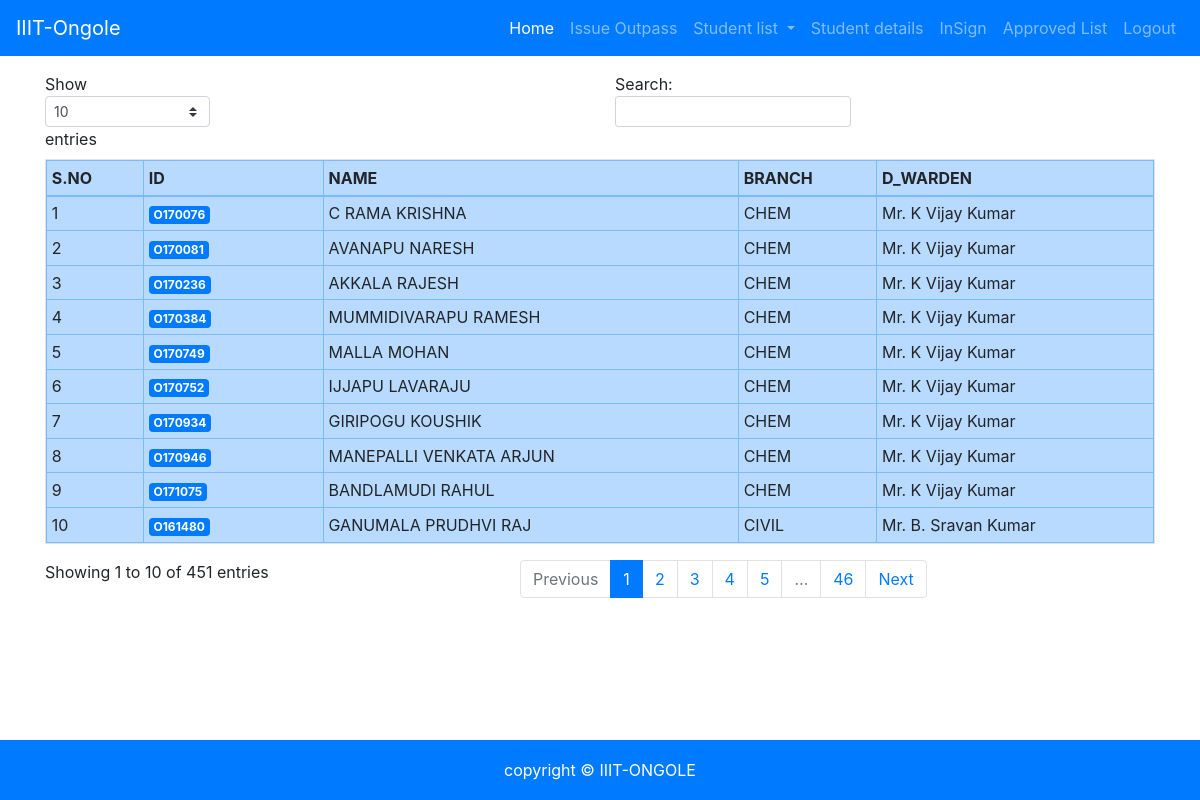
The app's page /total_studentlist.php (signed in) with its own data.
### tables this page shows
CREATE TABLE `st_1` (
  `SNO` int(50) DEFAULT NULL,
  `ID` varchar(50) DEFAULT NULL,
  `NAME` varchar(255) DEFAULT NULL,
  `BRANCH` varchar(100) DEFAULT NULL,
  `CLASS` varchar(255) NOT NULL,
  `BATCH` varchar(100) NOT NULL,
  `D_WARDEN` varchar(255) DEFAULT NULL,
  `WARDEN` varchar(255) DEFAULT NULL,
  `PARENTS_NO` bigint(255) NOT NULL,
  `ADDRESS` varchar(255) NOT NULL,
  `GENDER` varchar(100) NOT NULL
);

### total_studentlist.php (the view, shortened to what this page needs)
<?php
    include('includes/server.php');
    $Gender=$_SESSION['Gender'];
    $batch=$_SESSION['Batch'];
    $Role=$_SESSION['Role'];
    if($Role == 'WARDEN'){
              $query ="SELECT * FROM st_1 WHERE BATCH='$batch' AND GENDER='$Gender'";
              $result =mysqli_query($db,$query);
        }
?>
<?php include('includes/nav_bar.php'); ?>
<br>
<br>
<br>
<div class="container">
    <table id="totallist_table" class="table table-sm table-bordered table-primary table-hover  table-responsive  w-auto">
        <thead>
            <tr>
                <th width="07%">S.NO</th>
                <th width="13%">ID</th>
                <th width="30%">NAME</th>
                <th width="10%">BRANCH</th>
                <?php if($_SESSION['Role'] == 'WARDEN') { ?>
                <th width="20%">D_WARDEN</th>
                <?php } ?>
            </tr>
        </thead>
        <tbody>
            <?php
      $counter=0;
      while ($row=mysqli_fetch_assoc($result))
      {
    ?>
            <tr>
                <td width="07%"><?php echo ++$counter; ?></td>
                <td width="13%" ><span class="badge badge-primary"><?php echo $row['ID'];?></span></td>
                <td width="30%" ><?php echo $row['NAME'];?></td>
                <td width="10%"><?php echo $row['BRANCH']; ?></td>
                <?php if($_SESSION['Role'] == 'WARDEN' ){ ?>
                <td width="20%"><?php echo $row['D_WARDEN']; ?></td>
                <?php } ?>
            </tr>
            <?php
		}
	?>
        </tbody>
    </table>
</div>
<br>
<br>
<br>

### css/mini.css (style rules this page uses)
html,body { height:100% }
.centering { text-align:center;align-items:center }
.footer { position:fixed;bottom:0;width:100%;height:60px;line-height:60px;background-color:#f5f5f5 }

### records on screen
st_1: ID "O170076", NAME "C RAMA KRISHNA", BRANCH "CHEM", D_WARDEN "Mr. K Vijay Kumar"
st_1: ID "O170081", NAME "AVANAPU NARESH", BRANCH "CHEM", D_WARDEN "Mr. K Vijay Kumar"
st_1: ID "O170236", NAME "AKKALA RAJESH", BRANCH "CHEM", D_WARDEN "Mr. K Vijay Kumar"
st_1: ID "O170384", NAME "MUMMIDIVARAPU RAMESH", BRANCH "CHEM", D_WARDEN "Mr. K Vijay Kumar"
st_1: ID "O170749", NAME "MALLA MOHAN", BRANCH "CHEM", D_WARDEN "Mr. K Vijay Kumar"
st_1: ID "O170752", NAME "IJJAPU LAVARAJU", BRANCH "CHEM", D_WARDEN "Mr. K Vijay Kumar"
st_1: ID "O170934", NAME "GIRIPOGU KOUSHIK", BRANCH "CHEM", D_WARDEN "Mr. K Vijay Kumar"
st_1: ID "O170946", NAME "MANEPALLI VENKATA ARJUN", BRANCH "CHEM", D_WARDEN "Mr. K Vijay Kumar"
st_1: ID "O171075", NAME "BANDLAMUDI RAHUL", BRANCH "CHEM", D_WARDEN "Mr. K Vijay Kumar"
st_1: ID "O161480", NAME "GANUMALA PRUDHVI RAJ", BRANCH "CIVIL", D_WARDEN "Mr. B. Sravan Kumar"
